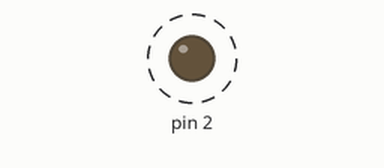
This program was run on a simulated MicroPython board. On the bench: output pins drawn as LEDs (lit = HIGH). Dashed ring = blinking. The clock reads 2024-03-15 10:24:30 at power-on unless the program sets it; what the program prints to the serial console is not drawn. At 12.0 s the program stops and its outputs stay as they are.

Above: at 0.2 s.
Timing chart, 0 to 3.0 s (numbered marks = the images above):
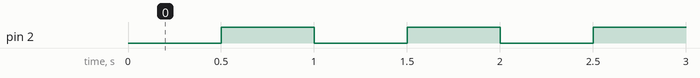

The program:

_while.py
```python
from machine import Pin, RTC
import time

rtc = RTC()

#def test():
#    res = Pin(2, Pin.OUT).value(0)
#    time.sleep(3)
#    res2 = Pin(2, Pin.OUT).value(1)
#    return res, time.sleep(3), res2

def on_off(pin, val=0):
    Pin(pin, Pin.OUT).value(val)

def rep(col):
    for i in range(col):
        Pin(2, Pin.OUT).value(0)
        time.sleep(0.5)
        Pin(2, Pin.OUT).value(1)
        time.sleep(0.5)
        print(i)

hour = rtc.datetime()[4] + 2
mint = rtc.datetime()[5]


while True:
    if hour > 23 or hour < 7:
#        on_off(2, 1)
#        time.sleep(2)
        print(hour)
        rep(hour)
        print('All good')
        break
    elif hour < 23 or hour > 7:
#        on_off(2)
#         time.sleep(2)
        print(hour)
        rep(hour)
        print('All good')
        break
#    elif PIN:
#        name = False
```

Measured:
- by itself, pin 2: alternates HIGH for 0.50 s and LOW for 0.50 s, 23 changes in all, then stays HIGH
